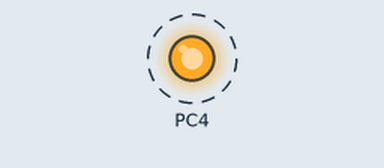
Recording of a program running on a simulated ATmega328P, built with avr-gcc and emulated at 8 MHz. Parts: output pins drawn as LEDs (lit = HIGH). Dashed ring = blinking.

Above: at 0.2 s.
Timing chart, 0 to 3.0 s (numbered marks = the images above):
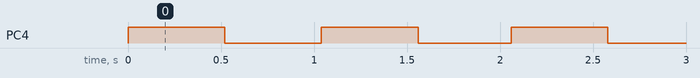

The program:

main.c
```c
/*
 * AK_AVR2MPU6050_attempt1.c
 *
 * Created: 9/7/2016 1:07:18 PM
 * Author : Aleksij
 */

#include <avr/io.h>
#include <util/delay.h>
#include "USART.h"
#include <stdlib.h>
#include <avr/interrupt.h>
#include <avr/power.h>
#include "AK_MPU6050_defines.h"

volatile uint8_t q_second_ctn = 0; // quarter-second timer

int main(void)
{
	//uint8_t sensorValue;

	// set F_CPU to 8MHz
	clock_prescale_set(clock_div_1);

	//char str[16];

    initUSART();

	// Timer initialization =========
	TCCR0B |= (1<<CS02) | (1<<CS00); // clock prescaller 1024
	TCCR0A |= (1<<WGM01); // CTC mode
	//TCCR0A |= (1<<COM0A0); // toggle OC0A on Compare Match
	OCR0A = 235; // OCR value to generate an inerrupt every 0.03s
	TIMSK0 |= (1<<OCIE0A); // Timer/Counter0 Output Compare Match Interrupt Enable
	// ==============================

	DDRC |= (1<<DDC4); // config PORTC4 as output
	PORTC |= (1<<PORTC4); // set PORTC4 to HIGH

	sei(); // enable global interrupts

    while (1)
    {

		/*
		// USART ============================
		itoa(sensorValue,str,10); // convert integer to string
		printString(str); // send string via serial
		transmitByte(10); // send "/n"
		// =================================
		*/

		// TIMER ===========================
		if (q_second_ctn >= 17) { // toggle PORTC4 state every x*0.25s
			q_second_ctn = 0;
			PORTC ^= (1<<PORTC4);
		}
		// =================================

		_delay_ms(20);
    }
}

ISR(TIMER0_COMPA_vect) {
	q_second_ctn += 1; // increment quarter-second counter
}
```

AK_MPU6050_defines.h
```c
/*
 * AK_MPU6050_defines.h
 *
 * Created: 9/7/2016 2:13:50 PM
 *  Author: Aleksij
 */

#include <avr/io.h>

#define MPU6050_ADDRESS_AD0_LOW     0x68 // address pin low (GND), default for InvenSense evaluation board
#define MPU6050_ADDRESS_AD0_HIGH    0x69 // address pin high (VCC)
#define MPU6050_DEFAULT_ADDRESS     MPU6050_ADDRESS_AD0_LOW

#define MPU6050_RA_XG_OFFS_TC       0x00 //[7] PWR_MODE, [6:1] XG_OFFS_TC, [0] OTP_BNK_VLD
#define MPU6050_RA_YG_OFFS_TC       0x01 //[7] PWR_MODE, [6:1] YG_OFFS_TC, [0] OTP_BNK_VLD
#define MPU6050_RA_ZG_OFFS_TC       0x02 //[7] PWR_MODE, [6:1] ZG_OFFS_TC, [0] OTP_BNK_VLD
#define MPU6050_RA_X_FINE_GAIN      0x03 //[7:0] X_FINE_GAIN
#define MPU6050_RA_Y_FINE_GAIN      0x04 //[7:0] Y_FINE_GAIN
#define MPU6050_RA_Z_FINE_GAIN      0x05 //[7:0] Z_FINE_GAIN
#define MPU6050_RA_XA_OFFS_H        0x06 //[15:0] XA_OFFS
#define MPU6050_RA_XA_OFFS_L_TC     0x07
#define MPU6050_RA_YA_OFFS_H        0x08 //[15:0] YA_OFFS
#define MPU6050_RA_YA_OFFS_L_TC     0x09
#define MPU6050_RA_ZA_OFFS_H        0x0A //[15:0] ZA_OFFS
#define MPU6050_RA_ZA_OFFS_L_TC     0x0B
#define MPU6050_RA_SELF_TEST_X      0x0D //[7:5] XA_TEST[4-2], [4:0] XG_TEST[4-0]
#define MPU6050_RA_SELF_TEST_Y      0x0E //[7:5] YA_TEST[4-2], [4:0] YG_TEST[4-0]
#define MPU6050_RA_SELF_TEST_Z      0x0F //[7:5] ZA_TEST[4-2], [4:0] ZG_TEST[4-0]
#define MPU6050_RA_SELF_TEST_A      0x10 //[5:4] XA_TEST[1-0], [3:2] YA_TEST[1-0], [1:0] ZA_TEST[1-0]
#define MPU6050_RA_XG_OFFS_USRH     0x13 //[15:0] XG_OFFS_USR
#define MPU6050_RA_XG_OFFS_USRL     0x14
#define MPU6050_RA_YG_OFFS_USRH     0x15 //[15:0] YG_OFFS_USR
#define MPU6050_RA_YG_OFFS_USRL     0x16
#define MPU6050_RA_ZG_OFFS_USRH     0x17 //[15:0] ZG_OFFS_USR
#define MPU6050_RA_ZG_OFFS_USRL     0x18
#define MPU6050_RA_SMPLRT_DIV       0x19
#define MPU6050_RA_CONFIG           0x1A
#define MPU6050_RA_GYRO_CONFIG      0x1B
#define MPU6050_RA_ACCEL_CONFIG     0x1C
#define MPU6050_RA_FF_THR           0x1D
#define MPU6050_RA_FF_DUR           0x1E
#define MPU6050_RA_MOT_THR          0x1F
#define MPU6050_RA_MOT_DUR          0x20
#define MPU6050_RA_ZRMOT_THR        0x21
#define MPU6050_RA_ZRMOT_DUR        0x22
#define MPU6050_RA_FIFO_EN          0x23
#define MPU6050_RA_I2C_MST_CTRL     0x24
#define MPU6050_RA_I2C_SLV0_ADDR    0x25
#define MPU6050_RA_I2C_SLV0_REG     0x26
#define MPU6050_RA_I2C_SLV0_CTRL    0x27
#define MPU6050_RA_I2C_SLV1_ADDR    0x28
#define MPU6050_RA_I2C_SLV1_REG     0x29
#define MPU6050_RA_I2C_SLV1_CTRL    0x2A
#define MPU6050_RA_I2C_SLV2_ADDR    0x2B
#define MPU6050_RA_I2C_SLV2_REG     0x2C
#define MPU6050_RA_I2C_SLV2_CTRL    0x2D
#define MPU6050_RA_I2C_SLV3_ADDR    0x2E
#define MPU6050_RA_I2C_SLV3_REG     0x2F
#define MPU6050_RA_I2C_SLV3_CTRL    0x30
#define MPU6050_RA_I2C_SLV4_ADDR    0x31
#define MPU6050_RA_I2C_SLV4_REG     0x32
#define MPU6050_RA_I2C_SLV4_DO      0x33
#define MPU6050_RA_I2C_SLV4_CTRL    0x34
#define MPU6050_RA_I2C_SLV4_DI      0x35
#define MPU6050_RA_I2C_MST_STATUS   0x36
#define MPU6050_RA_INT_PIN_CFG      0x37
#define MPU6050_RA_INT_ENABLE       0x38
#define MPU6050_RA_DMP_INT_STATUS   0x39
#define MPU6050_RA_INT_STATUS       0x3A
#define MPU6050_RA_ACCEL_XOUT_H     0x3B
#define MPU6050_RA_ACCEL_XOUT_L     0x3C
#define MPU6050_RA_ACCEL_YOUT_H     0x3D
#define MPU6050_RA_ACCEL_YOUT_L     0x3E
#define MPU6050_RA_ACCEL_ZOUT_H     0x3F
#define MPU6050_RA_ACCEL_ZOUT_L     0x40
#define MPU6050_RA_TEMP_OUT_H       0x41
#define MPU6050_RA_TEMP_OUT_L       0x42
#define MPU6050_RA_GYRO_XOUT_H      0x43
#define MPU6050_RA_GYRO_XOUT_L      0x44
#define MPU6050_RA_GYRO_YOUT_H      0x45
#define MPU6050_RA_GYRO_YOUT_L      0x46
#define MPU6050_RA_GYRO_ZOUT_H      0x47
#define MPU6050_RA_GYRO_ZOUT_L      0x48
#define MPU6050_RA_EXT_SENS_DATA_00 0x49
#define MPU6050_RA_EXT_SENS_DATA_01 0x4A
#define MPU6050_RA_EXT_SENS_DATA_02 0x4B
#define MPU6050_RA_EXT_SENS_DATA_03 0x4C
#define MPU6050_RA_EXT_SENS_DATA_04 0x4D
#define MPU6050_RA_EXT_SENS_DATA_05 0x4E
#define MPU6050_RA_EXT_SENS_DATA_06 0x4F
#define MPU6050_RA_EXT_SENS_DATA_07 0x50
#define MPU6050_RA_EXT_SENS_DATA_08 0x51
#define MPU6050_RA_EXT_SENS_DATA_09 0x52
#define MPU6050_RA_EXT_SENS_DATA_10 0x53
#define MPU6050_RA_EXT_SENS_DATA_11 0x54
#define MPU6050_RA_EXT_SENS_DATA_12 0x55
#define MPU6050_RA_EXT_SENS_DATA_13 0x56
#define MPU6050_RA_EXT_SENS_DATA_14 0x57
#define MPU6050_RA_EXT_SENS_DATA_15 0x58
#define MPU6050_RA_EXT_SENS_DATA_16 0x59
#define MPU6050_RA_EXT_SENS_DATA_17 0x5A
#define MPU6050_RA_EXT_SENS_DATA_18 0x5B
#define MPU6050_RA_EXT_SENS_DATA_19 0x5C
#define MPU6050_RA_EXT_SENS_DATA_20 0x5D
#define MPU6050_RA_EXT_SENS_DATA_21 0x5E
#define MPU6050_RA_EXT_SENS_DATA_22 0x5F
#define MPU6050_RA_EXT_SENS_DATA_23 0x60
#define MPU6050_RA_MOT_DETECT_STATUS    0x61
#define MPU6050_RA_I2C_SLV0_DO      0x63
#define MPU6050_RA_I2C_SLV1_DO      0x64
#define MPU6050_RA_I2C_SLV2_DO      0x65
#define MPU6050_RA_I2C_SLV3_DO      0x66
#define MPU6050_RA_I2C_MST_DELAY_CTRL   0x67
#define MPU6050_RA_SIGNAL_PATH_RESET    0x68
#define MPU6050_RA_MOT_DETECT_CTRL      0x69
#define MPU6050_RA_USER_CTRL        0x6A
#define MPU6050_RA_PWR_MGMT_1       0x6B
#define MPU6050_RA_PWR_MGMT_2       0x6C
#define MPU6050_RA_BANK_SEL         0x6D
#define MPU6050_RA_MEM_START_ADDR   0x6E
#define MPU6050_RA_MEM_R_W          0x6F
#define MPU6050_RA_DMP_CFG_1        0x70
#define MPU6050_RA_DMP_CFG_2        0x71
#define MPU6050_RA_FIFO_COUNTH      0x72
#define MPU6050_RA_FIFO_COUNTL      0x73
#define MPU6050_RA_FIFO_R_W         0x74
#define MPU6050_RA_WHO_AM_I         0x75

#define MPU6050_SELF_TEST_XA_1_BIT     0x07
#define MPU6050_SELF_TEST_XA_1_LENGTH  0x03
#define MPU6050_SELF_TEST_XA_2_BIT     0x05
#define MPU6050_SELF_TEST_XA_2_LENGTH  0x02
#define MPU6050_SELF_TEST_YA_1_BIT     0x07
#define MPU6050_SELF_TEST_YA_1_LENGTH  0x03
#define MPU6050_SELF_TEST_YA_2_BIT     0x03
#define MPU6050_SELF_TEST_YA_2_LENGTH  0x02
#define MPU6050_SELF_TEST_ZA_1_BIT     0x07
#define MPU6050_SELF_TEST_ZA_1_LENGTH  0x03
#define MPU6050_SELF_TEST_ZA_2_BIT     0x01
#define MPU6050_SELF_TEST_ZA_2_LENGTH  0x02

#define MPU6050_SELF_TEST_XG_1_BIT     0x04
#define MPU6050_SELF_TEST_XG_1_LENGTH  0x05
#define MPU6050_SELF_TEST_YG_1_BIT     0x04
#define MPU6050_SELF_TEST_YG_1_LENGTH  0x05
#define MPU6050_SELF_TEST_ZG_1_BIT     0x04
#define MPU6050_SELF_TEST_ZG_1_LENGTH  0x05

#define MPU6050_TC_PWR_MODE_BIT     7
#define MPU6050_TC_OFFSET_BIT       6
#define MPU6050_TC_OFFSET_LENGTH    6
#define MPU6050_TC_OTP_BNK_VLD_BIT  0

#define MPU6050_VDDIO_LEVEL_VLOGIC  0
#define MPU6050_VDDIO_LEVEL_VDD     1

#define MPU6050_CFG_EXT_SYNC_SET_BIT    5
#define MPU6050_CFG_EXT_SYNC_SET_LENGTH 3
#define MPU6050_CFG_DLPF_CFG_BIT    2
#define MPU6050_CFG_DLPF_CFG_LENGTH 3

#define MPU6050_EXT_SYNC_DISABLED       0x0
#define MPU6050_EXT_SYNC_TEMP_OUT_L     0x1
#define MPU6050_EXT_SYNC_GYRO_XOUT_L    0x2
#define MPU6050_EXT_SYNC_GYRO_YOUT_L    0x3
#define MPU6050_EXT_SYNC_GYRO_ZOUT_L    0x4
#define MPU6050_EXT_SYNC_ACCEL_XOUT_L   0x5
#define MPU6050_EXT_SYNC_ACCEL_YOUT_L   0x6
#define MPU6050_EXT_SYNC_ACCEL_ZOUT_L   0x7

#define MPU6050_DLPF_BW_256         0x00
#define MPU6050_DLPF_BW_188         0x01
#define MPU6050_DLPF_BW_98          0x02
#define MPU6050_DLPF_BW_42          0x03
#define MPU6050_DLPF_BW_20          0x04
#define MPU6050_DLPF_BW_10          0x05
#define MPU6050_DLPF_BW_5           0x06

#define MPU6050_GCONFIG_FS_SEL_BIT      4
#define MPU6050_GCONFIG_FS_SEL_LENGTH   2

#define MPU6050_GYRO_FS_250         0x00
#define MPU6050_GYRO_FS_500         0x01
#define MPU6050_GYRO_FS_1000        0x02
#define MPU6050_GYRO_FS_2000        0x03

#define MPU6050_ACONFIG_XA_ST_BIT           7
#define MPU6050_ACONFIG_YA_ST_BIT           6
#define MPU6050_ACONFIG_ZA_ST_BIT           5
#define MPU6050_ACONFIG_AFS_SEL_BIT         4
#define MPU6050_ACONFIG_AFS_SEL_LENGTH      2
#define MPU6050_ACONFIG_ACCEL_HPF_BIT       2
#define MPU6050_ACONFIG_ACCEL_HPF_LENGTH    3

#define MPU6050_ACCEL_FS_2          0x00
#define MPU6050_ACCEL_FS_4          0x01
#define MPU6050_ACCEL_FS_8          0x02
#define MPU6050_ACCEL_FS_16         0x03

#define MPU6050_DHPF_RESET          0x00
#define MPU6050_DHPF_5              0x01
#define MPU6050_DHPF_2P5            0x02
#define MPU6050_DHPF_1P25           0x03
#define MPU6050_DHPF_0P63           0x04
#define MPU6050_DHPF_HOLD           0x07

#define MPU6050_TEMP_FIFO_EN_BIT    7
#define MPU6050_XG_FIFO_EN_BIT      6
#define MPU6050_YG_FIFO_EN_BIT      5
#define MPU6050_ZG_FIFO_EN_BIT      4
#define MPU6050_ACCEL_FIFO_EN_BIT   3
#define MPU6050_SLV2_FIFO_EN_BIT    2
#define MPU6050_SLV1_FIFO_EN_BIT    1
#define MPU6050_SLV0_FIFO_EN_BIT    0

#define MPU6050_MULT_MST_EN_BIT     7
#define MPU6050_WAIT_FOR_ES_BIT     6
#define MPU6050_SLV_3_FIFO_EN_BIT   5
#define MPU6050_I2C_MST_P_NSR_BIT   4
#define MPU6050_I2C_MST_CLK_BIT     3
#define MPU6050_I2C_MST_CLK_LENGTH  4

#define MPU6050_CLOCK_DIV_348       0x0
#define MPU6050_CLOCK_DIV_333       0x1
#define MPU6050_CLOCK_DIV_320       0x2
#define MPU6050_CLOCK_DIV_308       0x3
#define MPU6050_CLOCK_DIV_296       0x4
#define MPU6050_CLOCK_DIV_286       0x5
#define MPU6050_CLOCK_DIV_276       0x6
#define MPU6050_CLOCK_DIV_267       0x7
#define MPU6050_CLOCK_DIV_258       0x8
#define MPU6050_CLOCK_DIV_500       0x9
#define MPU6050_CLOCK_DIV_471       0xA
#define MPU6050_CLOCK_DIV_444       0xB
#define MPU6050_CLOCK_DIV_421       0xC
#define MPU6050_CLOCK_DIV_400       0xD
#define MPU6050_CLOCK_DIV_381       0xE
#define MPU6050_CLOCK_DIV_364       0xF

#define MPU6050_I2C_SLV_RW_BIT      7
#define MPU6050_I2C_SLV_ADDR_BIT    6
#define MPU6050_I2C_SLV_ADDR_LENGTH 7
#define MPU6050_I2C_SLV_EN_BIT      7
#define MPU6050_I2C_SLV_BYTE_SW_BIT 6
#define MPU6050_I2C_SLV_REG_DIS_BIT 5
#define MPU6050_I2C_SLV_GRP_BIT     4
#define MPU6050_I2C_SLV_LEN_BIT     3
#define MPU6050_I2C_SLV_LEN_LENGTH  4

#define MPU6050_I2C_SLV4_RW_BIT         7
#define MPU6050_I2C_SLV4_ADDR_BIT       6
#define MPU6050_I2C_SLV4_ADDR_LENGTH    7
#define MPU6050_I2C_SLV4_EN_BIT         7
#define MPU6050_I2C_SLV4_INT_EN_BIT     6
#define MPU6050_I2C_SLV4_REG_DIS_BIT    5
#define MPU6050_I2C_SLV4_MST_DLY_BIT    4
#define MPU6050_I2C_SLV4_MST_DLY_LENGTH 5

#define MPU6050_MST_PASS_THROUGH_BIT    7
#define MPU6050_MST_I2C_SLV4_DONE_BIT   6
#define MPU6050_MST_I2C_LOST_ARB_BIT    5
#define MPU6050_MST_I2C_SLV4_NACK_BIT   4
#define MPU6050_MST_I2C_SLV3_NACK_BIT   3
#define MPU6050_MST_I2C_SLV2_NACK_BIT   2
#define MPU6050_MST_I2C_SLV1_NACK_BIT   1
#define MPU6050_MST_I2C_SLV0_NACK_BIT   0

#define MPU6050_INTCFG_INT_LEVEL_BIT        7
#define MPU6050_INTCFG_INT_OPEN_BIT         6
#define MPU6050_INTCFG_LATCH_INT_EN_BIT     5
#define MPU6050_INTCFG_INT_RD_CLEAR_BIT     4
#define MPU6050_INTCFG_FSYNC_INT_LEVEL_BIT  3
#define MPU6050_INTCFG_FSYNC_INT_EN_BIT     2
#define MPU6050_INTCFG_I2C_BYPASS_EN_BIT    1
#define MPU6050_INTCFG_CLKOUT_EN_BIT        0

#define MPU6050_INTMODE_ACTIVEHIGH  0x00
#define MPU6050_INTMODE_ACTIVELOW   0x01

#define MPU6050_INTDRV_PUSHPULL     0x00
#define MPU6050_INTDRV_OPENDRAIN    0x01

#define MPU6050_INTLATCH_50USPULSE  0x00
#define MPU6050_INTLATCH_WAITCLEAR  0x01

#define MPU6050_INTCLEAR_STATUSREAD 0x00
#define MPU6050_INTCLEAR_ANYREAD    0x01

#define MPU6050_INTERRUPT_FF_BIT            7
#define MPU6050_INTERRUPT_MOT_BIT           6
#define MPU6050_INTERRUPT_ZMOT_BIT          5
#define MPU6050_INTERRUPT_FIFO_OFLOW_BIT    4
#define MPU6050_INTERRUPT_I2C_MST_INT_BIT   3
#define MPU6050_INTERRUPT_PLL_RDY_INT_BIT   2
#define MPU6050_INTERRUPT_DMP_INT_BIT       1
#define MPU6050_INTERRUPT_DATA_RDY_BIT      0

// TODO: figure out what these actually do
// UMPL source code is not very obivous
#define MPU6050_DMPINT_5_BIT            5
#define MPU6050_DMPINT_4_BIT            4
#define MPU6050_DMPINT_3_BIT            3
#define MPU6050_DMPINT_2_BIT            2
#define MPU6050_DMPINT_1_BIT            1
#define MPU6050_DMPINT_0_BIT            0

#define MPU6050_MOTION_MOT_XNEG_BIT     7
#define MPU6050_MOTION_MOT_XPOS_BIT     6
#define MPU6050_MOTION_MOT_YNEG_BIT     5
#define MPU6050_MOTION_MOT_YPOS_BIT     4
#define MPU6050_MOTION_MOT_ZNEG_BIT     3
#define MPU6050_MOTION_MOT_ZPOS_BIT     2
#define MPU6050_MOTION_MOT_ZRMOT_BIT    0

#define MPU6050_DELAYCTRL_DELAY_ES_SHADOW_BIT   7
#define MPU6050_DELAYCTRL_I2C_SLV4_DLY_EN_BIT   4
#define MPU6050_DELAYCTRL_I2C_SLV3_DLY_EN_BIT   3
#define MPU6050_DELAYCTRL_I2C_SLV2_DLY_EN_BIT   2
#define MPU6050_DELAYCTRL_I2C_SLV1_DLY_EN_BIT   1
#define MPU6050_DELAYCTRL_I2C_SLV0_DLY_EN_BIT   0

#define MPU6050_PATHRESET_GYRO_RESET_BIT    2
#define MPU6050_PATHRESET_ACCEL_RESET_BIT   1
#define MPU6050_PATHRESET_TEMP_RESET_BIT    0

#define MPU6050_DETECT_ACCEL_ON_DELAY_BIT       5
#define MPU6050_DETECT_ACCEL_ON_DELAY_LENGTH    2
#define MPU6050_DETECT_FF_COUNT_BIT             3
#define MPU6050_DETECT_FF_COUNT_LENGTH          2
#define MPU6050_DETECT_MOT_COUNT_BIT            1
#define MPU6050_DETECT_MOT_COUNT_LENGTH         2

#define MPU6050_DETECT_DECREMENT_RESET  0x0
#define MPU6050_DETECT_DECREMENT_1      0x1
#define MPU6050_DETECT_DECREMENT_2      0x2
#define MPU6050_DETECT_DECREMENT_4      0x3

#define MPU6050_USERCTRL_DMP_EN_BIT             7
#define MPU6050_USERCTRL_FIFO_EN_BIT            6
#define MPU6050_USERCTRL_I2C_MST_EN_BIT         5
#define MPU6050_USERCTRL_I2C_IF_DIS_BIT         4
#define MPU6050_USERCTRL_DMP_RESET_BIT          3
#define MPU6050_USERCTRL_FIFO_RESET_BIT         2
#define MPU6050_USERCTRL_I2C_MST_RESET_BIT      1
#define MPU6050_USERCTRL_SIG_COND_RESET_BIT     0

#define MPU6050_PWR1_DEVICE_RESET_BIT   7
#define MPU6050_PWR1_SLEEP_BIT          6
#define MPU6050_PWR1_CYCLE_BIT          5
#define MPU6050_PWR1_TEMP_DIS_BIT       3
#define MPU6050_PWR1_CLKSEL_BIT         2
#define MPU6050_PWR1_CLKSEL_LENGTH      3

#define MPU6050_CLOCK_INTERNAL          0x00
#define MPU6050_CLOCK_PLL_XGYRO         0x01
#define MPU6050_CLOCK_PLL_YGYRO         0x02
#define MPU6050_CLOCK_PLL_ZGYRO         0x03
#define MPU6050_CLOCK_PLL_EXT32K        0x04
#define MPU6050_CLOCK_PLL_EXT19M        0x05
#define MPU6050_CLOCK_KEEP_RESET        0x07

#define MPU6050_PWR2_LP_WAKE_CTRL_BIT       7
#define MPU6050_PWR2_LP_WAKE_CTRL_LENGTH    2
#define MPU6050_PWR2_STBY_XA_BIT            5
#define MPU6050_PWR2_STBY_YA_BIT            4
#define MPU6050_PWR2_STBY_ZA_BIT            3
#define MPU6050_PWR2_STBY_XG_BIT            2
#define MPU6050_PWR2_STBY_YG_BIT            1
#define MPU6050_PWR2_STBY_ZG_BIT            0

#define MPU6050_WAKE_FREQ_1P25      0x0
#define MPU6050_WAKE_FREQ_2P5       0x1
#define MPU6050_WAKE_FREQ_5         0x2
#define MPU6050_WAKE_FREQ_10        0x3

#define MPU6050_BANKSEL_PRFTCH_EN_BIT       6
#define MPU6050_BANKSEL_CFG_USER_BANK_BIT   5
#define MPU6050_BANKSEL_MEM_SEL_BIT         4
#define MPU6050_BANKSEL_MEM_SEL_LENGTH      5

#define MPU6050_WHO_AM_I_BIT        6
#define MPU6050_WHO_AM_I_LENGTH     6

#define MPU6050_DMP_MEMORY_BANKS        8
#define MPU6050_DMP_MEMORY_BANK_SIZE    256
#define MPU6050_DMP_MEMORY_CHUNK_SIZE   16
```

USART.h
```c
/* Functions to initialize, send, receive over USART

   initUSART requires BAUD to be defined in order to calculate
     the bit-rate multiplier.
 */

#ifndef BAUD                          /* if not defined in Makefile... */
#define BAUD  9600                     /* set a safe default baud rate */
#endif

                                  /* These are defined for convenience */
#define   USART_HAS_DATA   bit_is_set(UCSR0A, RXC0)
#define   USART_READY      bit_is_set(UCSR0A, UDRE0)

/* Takes the defined BAUD and F_CPU,
   calculates the bit-clock multiplier,
   and configures the hardware USART                   */
void initUSART(void);

/* Blocking transmit and receive functions.
   When you call receiveByte() your program will hang until
   data comes through.  We'll improve on this later. */
void transmitByte(uint8_t data);
uint8_t receiveByte(void);

void printString(const char myString[]);
             /* Utility function to transmit an entire string from RAM */
void readString(char myString[], uint8_t maxLength);
/* Define a string variable, pass it to this function
   The string will contain whatever you typed over serial */

void printByte(uint8_t byte);
                  /* Prints a byte out as its 3-digit ascii equivalent */
void printWord(uint16_t word);
        /* Prints a word (16-bits) out as its 5-digit ascii equivalent */

void printBinaryByte(uint8_t byte);
                                     /* Prints a byte out in 1s and 0s */
char nibbleToHex(uint8_t nibble);
char nibbleToHexCharacter(uint8_t nibble);
void printHexByte(uint8_t byte);
                                   /* Prints a byte out in hexadecimal */
uint8_t getNumber(void);
/* takes in up to three ascii digits,
 converts them to a byte when press enter */
```

Source omitted: USART.c (4466 bytes), i2c.c (876 bytes), i2c.h (752 bytes)

Measured:
- by itself, PC4: alternates HIGH for 0.52 s and LOW for 0.52 s
